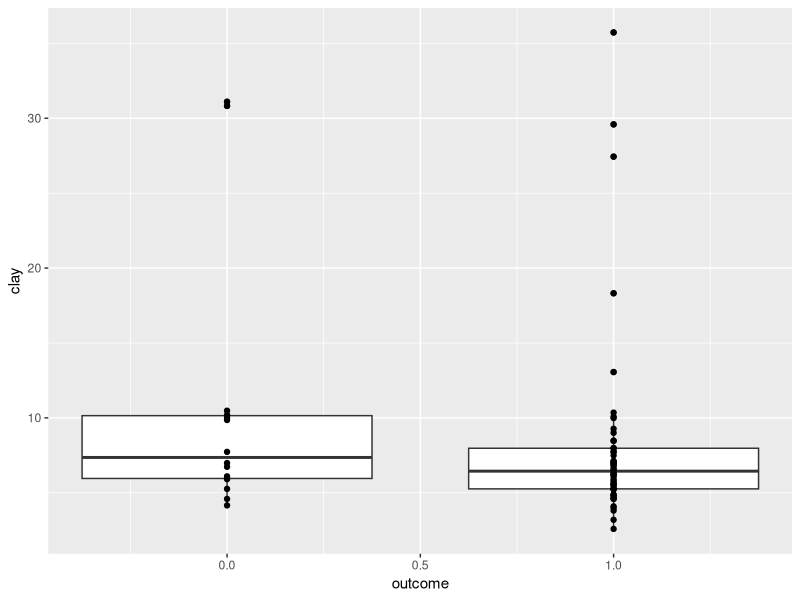
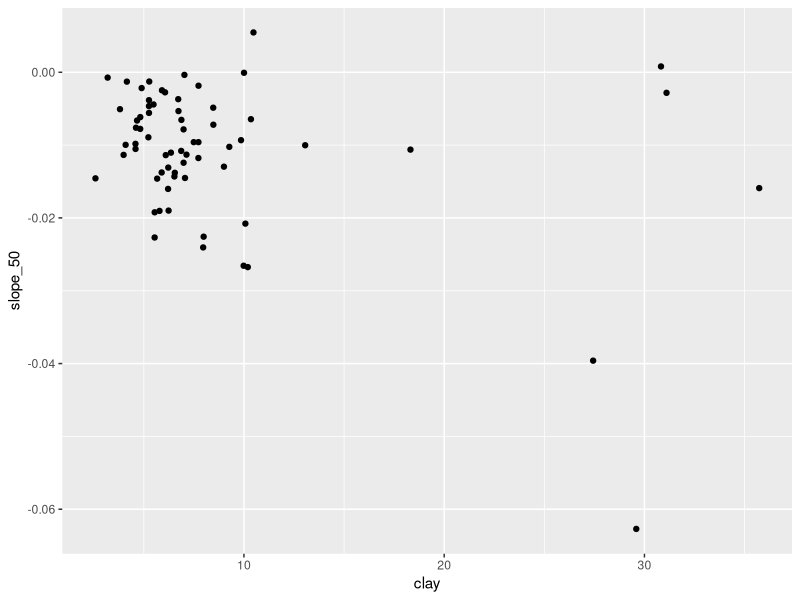
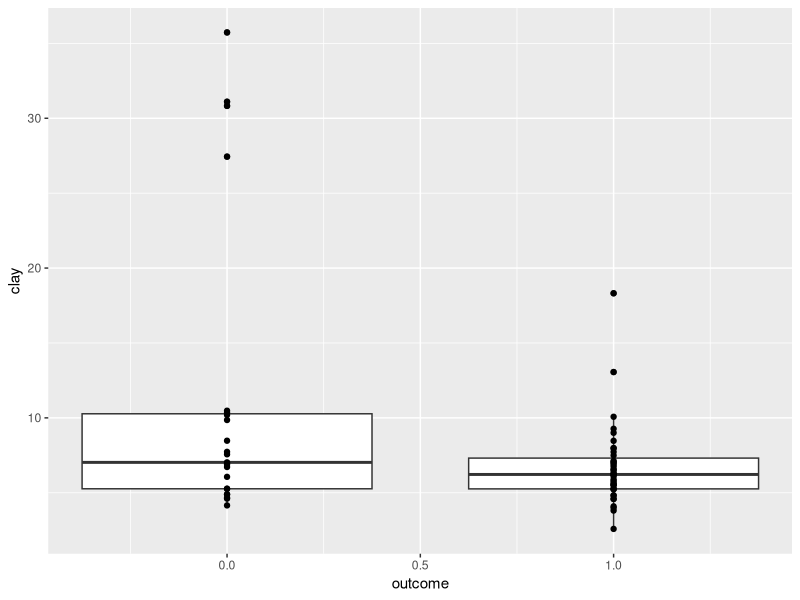
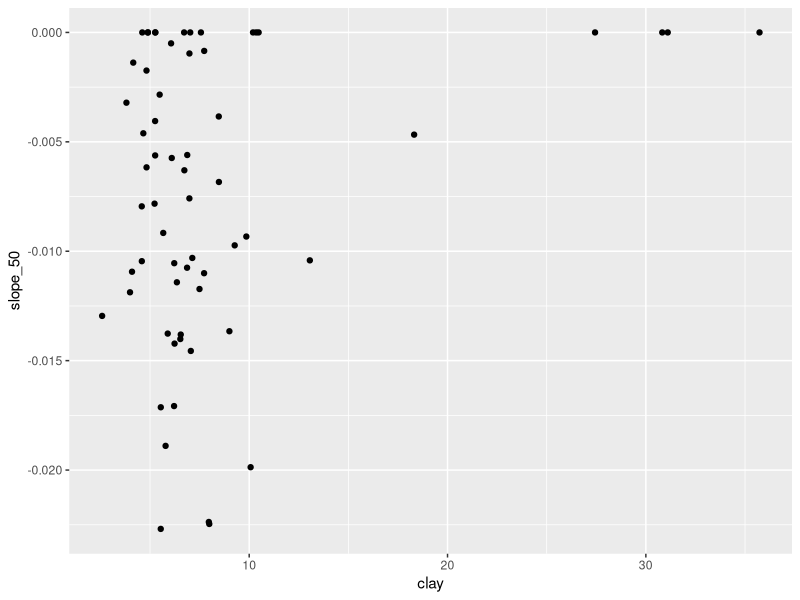
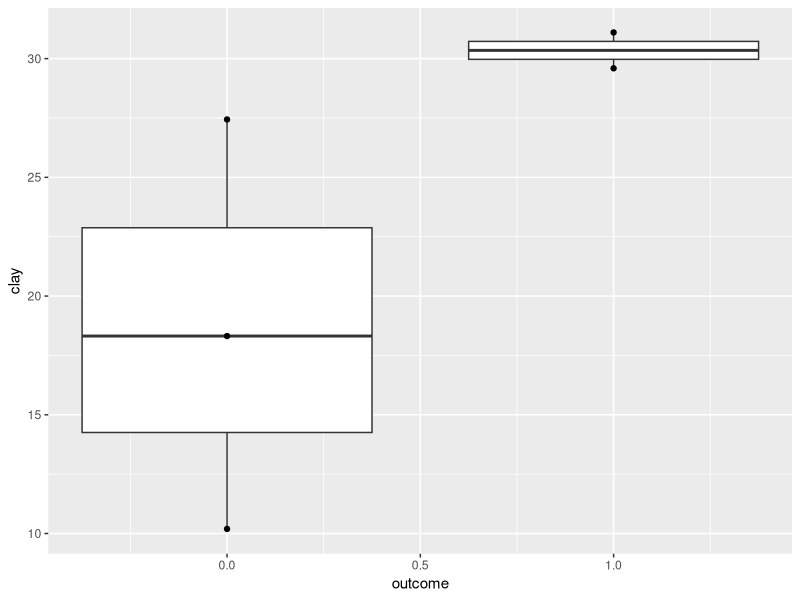
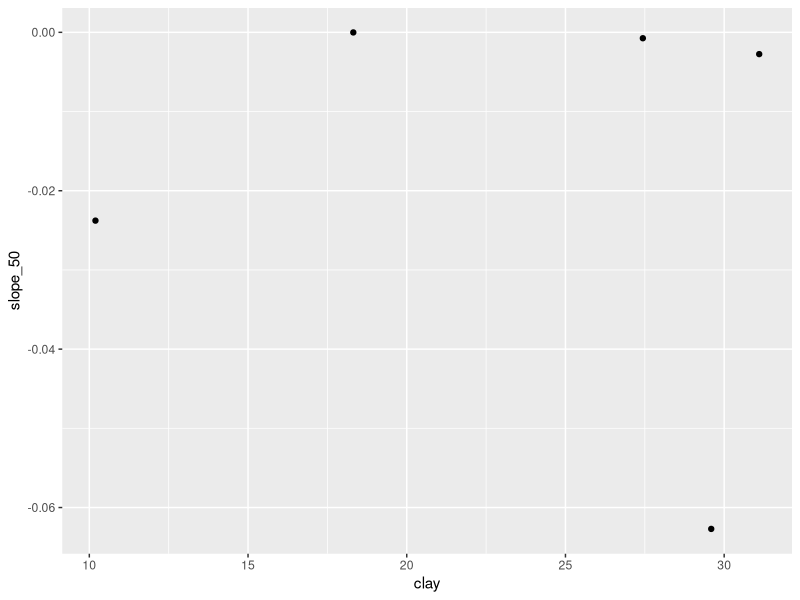
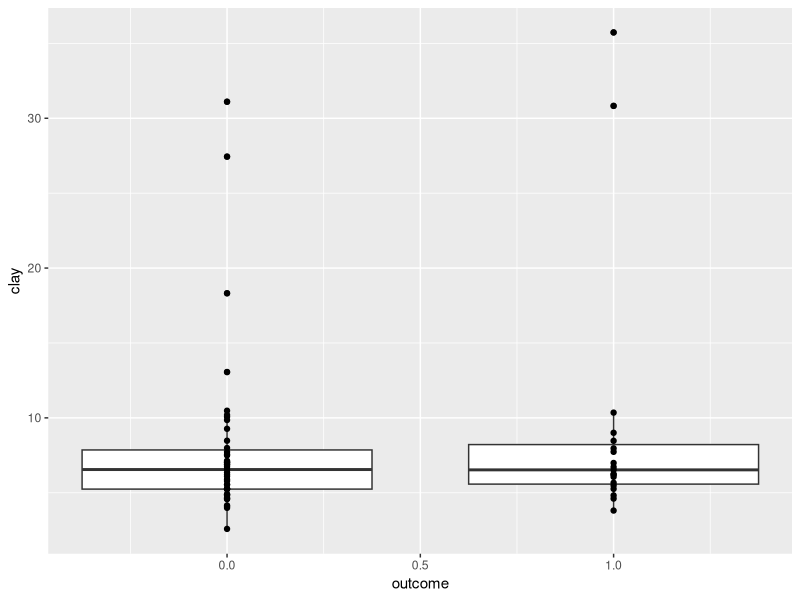
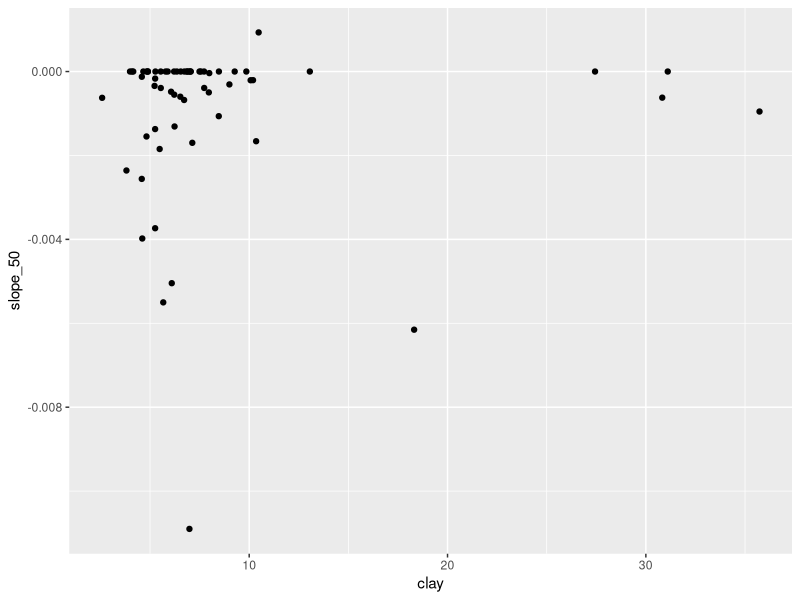

Write the R code that produced these figures, in order.
# What was the effect of soil clay content and depth to caliche on probability of grass loss
# EMC 12/28/20
# last update: 12/28/20

library(dplyr)
library(ggplot2)


quaddates = read.csv('data/quadrats_dates_for_analysis.csv', stringsAsFactors = F)
covariates = read.csv('data/covariates.csv', stringsAsFactors = F) %>% dplyr::filter(quadrat %in% quaddates$quadrat)

# theil-sen slopes from grass_slopes_1950s_2000s.R
slopes = read.csv('data/slopes_50_60_95.csv', stringsAsFactors = F)
slopes_boer = read.csv('data/slopes_boer_50_60_95.csv', stringsAsFactors = F)
slopes_plmu = read.csv('data/slopes_plmu_50_60_95.csv', stringsAsFactors = F)
slopes_sporo = read.csv('data/slopes_sporo_50_60_95.csv', stringsAsFactors = F)
slopes_scbr = read.csv('data/slopes_scbr_50_60_95.csv', stringsAsFactors = F)
slopes_arist = read.csv('data/slopes_arist_50_60_95.csv', stringsAsFactors = F)
slopes_dapu = read.csv('data/slopes_dapu_50_60_95.csv', stringsAsFactors = F)


# ===========================================
# merge slopes with covariates and set up model data

# total grass
modeldata_all = merge(slopes, covariates, all.x=T) %>%
  dplyr::select(significant_50, slope_50,
                clay, mean_depth,
                landform_group) %>%
  dplyr::filter(!is.na(significant_50))
# outcome: either slope is significantly negative, or positive/not significant
modeldata_all$outcome = NA
modeldata_all$outcome[modeldata_all$significant_50==1] <- 1
modeldata_all$outcome[modeldata_all$significant_50 %in% c(0,2)] <- 0

# BOER
modeldata_boer = merge(slopes_boer, covariates, all.x=T) %>%
  dplyr::select(significant_50, slope_50,
                clay, mean_depth) %>%
  dplyr::filter(!is.na(significant_50))
# outcome: either slope is significantly negative, or positive/not significant
modeldata_boer$outcome = NA
modeldata_boer$outcome[modeldata_boer$significant_50==1] <- 1
modeldata_boer$outcome[modeldata_boer$significant_50 %in% c(0,2)] <- 0

# PLMU
modeldata_plmu = merge(slopes_plmu, covariates, all.x=T) %>%
  dplyr::select(significant_50, slope_50,
                clay, mean_depth) %>%
  dplyr::filter(!is.na(significant_50))
# outcome: either slope is significantly negative, or positive/not significant
modeldata_plmu$outcome = NA
modeldata_plmu$outcome[modeldata_plmu$significant_50==1] <- 1
modeldata_plmu$outcome[modeldata_plmu$significant_50 %in% c(0,2)] <- 0

# SPORO
modeldata_sporo = merge(slopes_sporo, covariates, all.x=T) %>%
  dplyr::select(significant_50, slope_50,
                clay, mean_depth) %>%
  dplyr::filter(!is.na(significant_50))
# outcome: either slope is significantly negative, or positive/not significant
modeldata_sporo$outcome = NA
modeldata_sporo$outcome[modeldata_sporo$significant_50==1] <- 1
modeldata_sporo$outcome[modeldata_sporo$significant_50 %in% c(0,2)] <- 0

# SCBR
modeldata_scbr = merge(slopes_scbr, covariates, all.x=T) %>%
  dplyr::select(significant_50, slope_50,
                clay, mean_depth) %>%
  dplyr::filter(!is.na(significant_50))
# outcome: either slope is significantly negative, or positive/not significant
modeldata_scbr$outcome = NA
modeldata_scbr$outcome[modeldata_scbr$significant_50==1] <- 1
modeldata_scbr$outcome[modeldata_scbr$significant_50 %in% c(0,2)] <- 0

# ARIST
modeldata_arist = merge(slopes_arist, covariates, all.x=T) %>%
  dplyr::select(significant_50, slope_50,
                clay, mean_depth) %>%
  dplyr::filter(!is.na(significant_50))
# outcome: either slope is significantly negative, or positive/not significant
modeldata_arist$outcome = NA
modeldata_arist$outcome[modeldata_arist$significant_50==1] <- 1
modeldata_arist$outcome[modeldata_arist$significant_50 %in% c(0,2)] <- 0

# DAPU
modeldata_dapu = merge(slopes_dapu, covariates, all.x=T) %>%
  dplyr::select(significant_50, slope_50,
                clay, mean_depth) %>%
  dplyr::filter(!is.na(significant_50))
# outcome: either slope is significantly negative, or positive/not significant
modeldata_dapu$outcome = NA
modeldata_dapu$outcome[modeldata_dapu$significant_50==1] <- 1
modeldata_dapu$outcome[modeldata_dapu$significant_50 %in% c(0,2)] <- 0

# ====================
# Test: are grasses more resilient during drought on high clay soils? Yao 2006 found that BOER and SPFL were

# all grass
# plot clay vs slope or outcome
ggplot(modeldata_all, aes(x=outcome, y=clay, group=outcome)) +
  geom_boxplot() + geom_point()
ggplot(modeldata_all, aes(x=clay, y=slope_50)) +
  geom_point()

model1_all = glm(outcome ~ clay,
              family=binomial(link='logit'), data=modeldata_all)
summary(model1_all)

# BOER during drought
# plot clay vs slope or outcome
ggplot(modeldata_boer, aes(x=outcome, y=clay, group=outcome)) +
  geom_boxplot() + geom_point()
ggplot(modeldata_boer, aes(x=clay, y=slope_50)) +
  geom_point()

model1_boer = glm(outcome ~ clay,
              family=binomial(link='logit'), data=modeldata_boer)
summary(model1_boer)

# PLMU during drought
# plot clay vs slope or outcome
ggplot(modeldata_plmu, aes(x=outcome, y=clay, group=outcome)) +
  geom_boxplot() + geom_point()
ggplot(modeldata_plmu, aes(x=clay, y=slope_50)) +
  geom_point()
model1_plmu = glm(outcome ~ clay,
              family=binomial(link='logit'), data=modeldata_plmu)
# too few points
#summary(model1_plmu)

# SPORO during drought
# plot clay vs slope or outcome
ggplot(modeldata_sporo, aes(x=outcome, y=clay, group=outcome)) +
  geom_boxplot() + geom_point()
ggplot(modeldata_sporo, aes(x=clay, y=slope_50)) +
  geom_point()
model1_sporo = glm(outcome ~ clay,
              family=binomial(link='logit'), data=modeldata_sporo)
summary(model1_sporo)

# SCBR during drought
# plot clay vs slope or outcome
ggplot(modeldata_scbr, aes(x=outcome, y=clay, group=outcome)) +
  geom_boxplot() + geom_point()
ggplot(modeldata_scbr, aes(x=clay, y=slope_50)) +
  geom_point()
model1_scbr = glm(outcome ~ clay,
              family=binomial(link='logit'), data=modeldata_scbr)
summary(model1_scbr)

# ARIST during drought
# plot clay vs slope or outcome
ggplot(modeldata_arist, aes(x=outcome, y=clay, group=outcome)) +
  geom_boxplot() + geom_point()
ggplot(modeldata_arist, aes(x=clay, y=slope_50)) +
  geom_point()
model1_arist = glm(outcome ~ clay,
              family=binomial(link='logit'), data=modeldata_arist)
summary(model1_arist)
# almost significant

# Did not model DAPU -- all quads are outcome=0

# ====================
# Test: are grasses more resilient on soils with petrocalcic layer?

# all grass combined
ggplot(modeldata_all, aes(x=outcome, y=mean_depth, group=outcome)) +
  geom_boxplot() + geom_point()
ggplot(modeldata_all, aes(x=slope_50, y=mean_depth)) +
  geom_point()
model2_all = glm(outcome ~ mean_depth,
              family=binomial(link='logit'), data=modeldata_all)
summary(model2_all)

# boer
ggplot(modeldata_boer, aes(x=outcome, y=mean_depth, group=outcome)) +
  geom_boxplot() + geom_point()
ggplot(modeldata_boer, aes(x=slope_50, y=mean_depth)) +
  geom_point()
model2_boer = glm(outcome ~ mean_depth,
              family=binomial(link='logit'), data=modeldata_boer)
summary(model2_boer)

# plmu -- not enough points
ggplot(modeldata_plmu, aes(x=outcome, y=mean_depth, group=outcome)) +
  geom_boxplot() + geom_point()
ggplot(modeldata_plmu, aes(x=slope_50, y=mean_depth)) +
  geom_point()
model2_plmu = glm(outcome ~ mean_depth,
                  family=binomial(link='logit'), data=modeldata_plmu)
# not enough points
#summary(model2_plmu)

# sporo
ggplot(modeldata_sporo, aes(x=outcome, y=mean_depth, group=outcome)) +
  geom_boxplot() + geom_point()
ggplot(modeldata_sporo, aes(x=slope_50, y=mean_depth)) +
  geom_point()
model2_sporo = glm(outcome ~ mean_depth,
                  family=binomial(link='logit'), data=modeldata_sporo)
summary(model2_sporo)

# scbr -- not enough points
ggplot(modeldata_scbr, aes(x=outcome, y=mean_depth, group=outcome)) +
  geom_boxplot() + geom_point()
ggplot(modeldata_scbr, aes(x=slope_50, y=mean_depth)) +
  geom_point()
model2_scbr = glm(outcome ~ mean_depth,
                  family=binomial(link='logit'), data=modeldata_scbr)
#summary(model2_scbr)

# arist
ggplot(modeldata_arist, aes(x=outcome, y=mean_depth, group=outcome)) +
  geom_boxplot() + geom_point()
ggplot(modeldata_arist, aes(x=slope_50, y=mean_depth)) +
  geom_point()
model2_arist = glm(outcome ~ mean_depth,
                  family=binomial(link='logit'), data=modeldata_arist)
summary(model2_arist)
